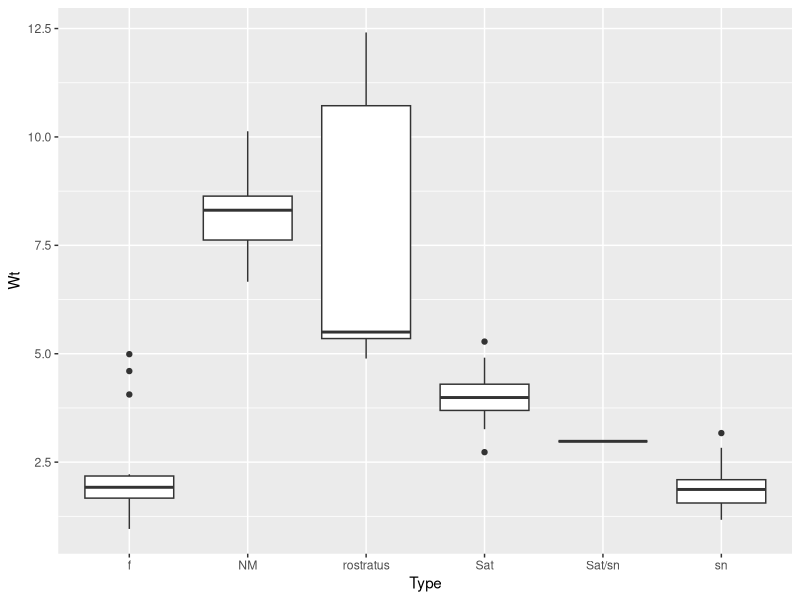
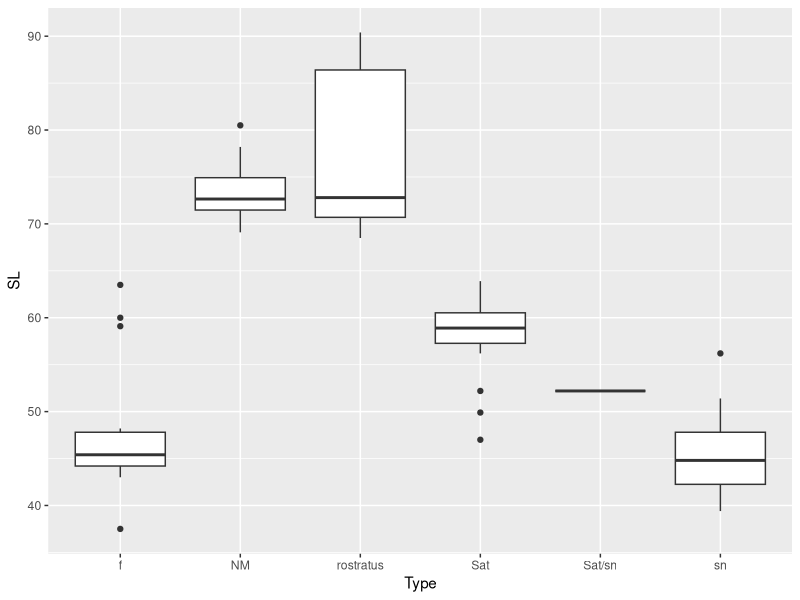

These figures' R source, in order:
library(tidyverse)
library(readr)

## Import the data
fish_info_data <- read.csv("assignment_week_2/Corse_2016_Genetics_book.csv")

## ASSIGNMENT: Examine the structure and look for mistakes on class assignment!
# str(fish_info_data)
# summary(fish_info_data)

## ASSIGNMENT: Examine data for mistakes
# I examined and everything has the proper class assignment and 
# no errors generated in the summary.


# Select data I want to plot (Type, SL, Wt)
# Need to exlude Type(rostratus and Sat/sn)! I can't get this to work yet.
## If I take out the comment here I get only some of the rows I want. Got only 19 obs.

fish_info_data2 <- fish_info_data %>% 
#  filter(Type == c("NM", "Sat", "sn", "f")) %>% 
  select(Type, SL, Wt)


# Re-examine summary after selecting columns
# summary(fish_info_data2)


## ASSIGNMENT: Make 1-2 plots to look for errors or anomalies

# I want to rename my x axis labels. This shows me the order of x axis labels by Type
# levels(fish_info_data2$Type)

levels(fish_info_data2$Type)[1:6] <- c("Female", "NM","rostratus", "SatM","Sat/sn", "SnM")


# Plot the Wt (weight) of fish by type (Fem, NM, SatM, SnM)

ggplot(data = fish_info_data2, mapping = aes(x = Type, y = Wt)) +
  geom_boxplot()
  
# But I have introduced something weird here for the rostratus. No value at ~5.3!


#  PLot the SL (standard length) of fish by type (Fem, NM, SatM,SnM)

ggplot(data = fish_info_data2, mapping = aes(x = Type, y = SL)) +
  geom_boxplot()


